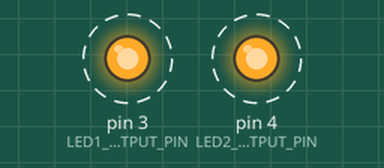
This sketch was run on a simulated Arduino Uno, built with avr-gcc and run on an emulated ATmega328P. Shown: output pins drawn as LEDs (lit = HIGH). Dashed ring = blinking. What the sketch prints to the serial monitor is not drawn.

Above: at 0.5 s.
Timing chart, 0 to 4.6 s (numbered marks = the images above):
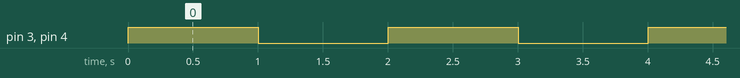

The sketch:

blink_breadboard.ino
```cpp
const int LED1_OUTPUT_PIN = 3; // Anode faces Pin 3 (cathode connected to 0V)
const int LED2_OUTPUT_PIN = 4; // Cathode faces Pin 4 (anode connected to 5V)
const int DELAY_MS = 1000; // delay for 1 sec between blinks

// The setup function runs once when you press reset or power the board
void setup() {
  // Set our LED pins as output
  pinMode(LED1_OUTPUT_PIN, OUTPUT);
  pinMode(LED2_OUTPUT_PIN, OUTPUT);

  // initialize serial communications (for debugging only):
  Serial.begin(9600);
}

// The loop function runs over and over again forever
void loop() {
  // Below, you're going to see that driving Pin 3 HIGH will turn on LED1
  // but driving Pin 4 HIGH will actually turn *off* LED2
  digitalWrite(LED1_OUTPUT_PIN, HIGH);  // turns ON LED1
  digitalWrite(LED2_OUTPUT_PIN, HIGH);  // turns OFF LED2
  Serial.println("Writing out HIGH; LED1 should be ON, LED2 OFF");
  delay(DELAY_MS);                      // delay is in milliseconds; so wait one second

  digitalWrite(LED1_OUTPUT_PIN, LOW);   // turns OFF LED1 (Pin 3 is now 0V and other leg of LED is 0V)
  digitalWrite(LED2_OUTPUT_PIN, LOW);   // turns ON LED2 (Pin 4 is now 0V and other leg of LED is 5V)
  Serial.println("Writing out LOW; LED1 should be OFF, LED2 ON");
  delay(DELAY_MS);                      // wait for a second
}
```

Measured:
- by itself, pin 3 (LED1_OUTPUT_PIN), pin 4 (LED2_OUTPUT_PIN): alternates HIGH for 1.0 s and LOW for 1.0 s
